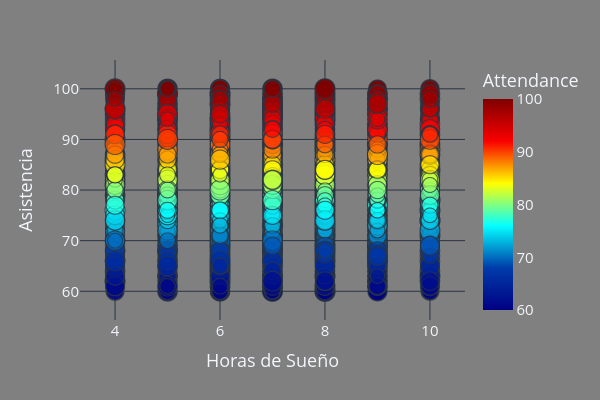

Notebook code for this chart:
### Code cell
# Scatter relacion horas_sueño-sesiones_entrenamiento Color:actividad_fisica
varX = df['Sleep_Hours']
varY = df['Attendance']
col = 'Attendance'
cocs = 'Jet'
x_title = 'Horas de Sueño'
y_title = 'Asistencia'
tamano = 'Previous_Scores'
sct(varX, varY, col, cocs, x_title, y_title, tamano)

### Figure 1 — Plotly figure (JSON) as saved in the notebook; plotly's stock layout.template omitted (floating-point values rounded to 4 significant figures; data arrays with more than 128 entries replaced by an {"elided": "..."} marker saying what was removed)
{"data": [{"hovertemplate": "Sleep_Hours=%{x}<br>Attendance=%{marker.color}<br>Previous_Scores=%{marker.size}<extra></extra>", "legendgroup": "", "marker": {"color": {"elided": "6607 int values"}, "coloraxis": "coloraxis", "size": {"elided": "6607 int values"}, "sizemode": "area", "sizeref": 0.25, "symbol": "circle"}, "mode": "markers", "name": "", "showlegend": false, "x": {"elided": "6607 int values"}, "xaxis": "x", "y": {"elided": "6607 int values"}, "yaxis": "y", "type": "scattergl"}], "layout": {"xaxis": {"anchor": "y", "domain": [0.0, 1.0], "title": {"text": "Horas de Sueño"}}, "yaxis": {"anchor": "x", "domain": [0.0, 1.0], "title": {"text": "Asistencia"}}, "coloraxis": {"colorbar": {"title": {"text": "Attendance"}}, "colorscale": [[0.0, "rgb(0,0,131)"], [0.2, "rgb(0,60,170)"], [0.4, "rgb(5,255,255)"], [0.6, "rgb(255,255,0)"], [0.8, "rgb(250,0,0)"], [1.0, "rgb(128,0,0)"]]}, "legend": {"tracegroupgap": 0, "itemsizing": "constant"}, "margin": {"t": 60}, "title": {"pad": {"t": 20}, "font": {"family": "verdana", "color": "black", "size": 16}}, "font": {"size": 15}, "paper_bgcolor": "gray", "plot_bgcolor": "gray", "height": 400, "width": 600}}
